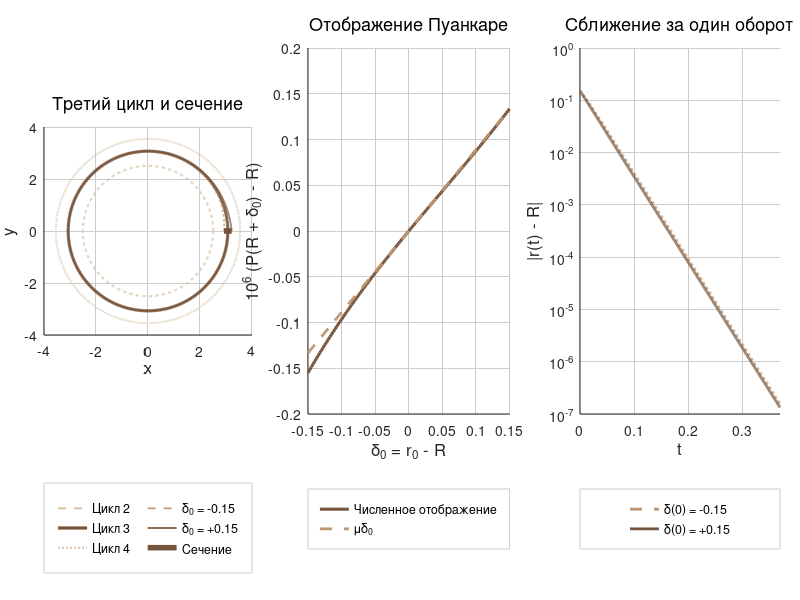

MATLAB code to generate this figure:
clear; clc; close all;

%% Постоянные
m = 2;
k = 17;

%% Палитра
brown       = [0.4627, 0.3294, 0.2314];
light_brown = [0.7451, 0.5843, 0.4353];
beige       = [0.8549, 0.7765, 0.6667];
gray        = [0.8000, 0.8000, 0.8000];
background  = [1.0000, 1.0000, 1.0000];

% –––––

%% Нужный цикл и уравнение для отклонения
n = m + 1;
R = sqrt(n * pi);
T = 2 * pi / k;

fprime_R = 2 * m * n * pi * (-1)^n;
mu_exact = exp(fprime_R * T);

% Здесь delta = r - R — отклонение радиуса от выбранного цикла.
rhs_delta = @(t, delta) m * (-1)^n * (R + delta) ...
    .* sin(2 * R * delta + delta.^2);

opts = odeset('RelTol', 1e-11, 'AbsTol', 1e-18, ...
    'MaxStep', T / 200);

fprintf('R = %.12f\n', R);
fprintf('T = %.12f\n', T);
fprintf('Точное значение mu = %.12e\n', mu_exact);

%% Численное отображение Пуанкаре
initial_delta = linspace(-0.15, 0.15, 121).';

% Компоненты этого вектора — независимые начальные отклонения.
[~, delta_all] = ode45(rhs_delta, [0 T], initial_delta, opts);
p_delta = delta_all(end, :).';

%% Производная отображения: уравнение в вариациях
[~, q] = ode45(@(t, q) fprime_R * q, [0 T], 1, opts);
mu_num = q(end);

fprintf('Численное значение mu = %.12e\n', mu_num);
assert(abs(mu_num / mu_exact - 1) < 1e-7);

% Проверяем производную центральной разностью.
for eps0 = [1e-2 1e-3 1e-4]
    [~, delta_pair] = ode45(rhs_delta, [0 T], [-eps0; eps0], opts);
    mu_difference = (delta_pair(end, 2) - delta_pair(end, 1)) ...
        / (2 * eps0);

    fprintf('Разность при eps = %g: %.12e\n', eps0, mu_difference);
end

% Повторяем расчёт с более строгими настройками точности.
opts_fine = odeset('RelTol', 1e-12, 'AbsTol', 1e-19, ...
    'MaxStep', T / 400);
[~, delta_fine] = ode45(rhs_delta, [0 T], initial_delta, opts_fine);
refinement_error = max(abs(delta_fine(end, :).' - p_delta));

fprintf('Изменение отображения при уточнении: %.3e\n', refinement_error);
assert(refinement_error < 1e-12);

%% Траектории для двух начальных условий
delta_start = [-0.15 0.15];
colors = [light_brown; brown];
styles = {'--', '-'};

t_two_periods = linspace(0, 2 * T, 3201).';
[~, delta_two_periods] = ode45(rhs_delta, t_two_periods, ...
    delta_start.', opts);

t_period = linspace(0, T, 1601).';
[~, delta_period] = ode45(rhs_delta, t_period, delta_start.', opts);

%% Рисунок: три графика
fig = figure(1);
set(fig, 'Color', background, 'Position', [80 100 1550 550], ...
    'Name', 'Предельные циклы и отображение Пуанкаре', ...
    'NumberTitle', 'off');

%% Первый график: циклы, близкие траектории и сечение
ax1 = subplot(1, 3, 1);
hold on;

phi = linspace(0, 2 * pi, 1001);

for j = 1:3
    nn = n + j - 2;
    radius = sqrt(nn * pi);

    if nn == n
        color = brown;
        style = '-';
        width = 2.3;
    elseif nn < n
        color = beige;
        style = '--';
        width = 1.5;
    else
        color = beige;
        style = ':';
        width = 1.5;
    end

    h_cycle(j) = plot(radius * cos(phi), radius * sin(phi), ...
        'Color', color, 'LineStyle', style, 'LineWidth', width);
end

for j = 1:2
    radius = R + delta_two_periods(:, j);

    h_trajectory(j) = plot(radius .* cos(k * t_two_periods), ...
        radius .* sin(k * t_two_periods), ...
        'Color', colors(j, :), 'LineStyle', styles{j}, 'LineWidth', 1.2);
end

h_section = plot([R - 0.15 R + 0.15], [0 0], ...
    'Color', brown, 'LineWidth', 4);

axis equal;
xlim([-4 4]);
ylim([-4 4]);
xlabel('x');
ylabel('y');
title('Третий цикл и сечение');
hold off;

leg1 = legend([h_cycle h_trajectory h_section], ...
    {sprintf('Цикл %d', n - 1), sprintf('Цикл %d', n), ...
     sprintf('Цикл %d', n + 1), '\delta_0 = -0.15', ...
     '\delta_0 = +0.15', 'Сечение'}, ...
    'Location', 'southoutside', 'NumColumns', 2);

% –––––

%% Второй график: отображение Пуанкаре
ax2 = subplot(1, 3, 2);

plot(initial_delta, 1e6 * p_delta, ...
    'Color', brown, 'LineWidth', 2.2);
hold on;

plot(initial_delta, 1e6 * mu_exact * initial_delta, '--', ...
    'Color', light_brown, 'LineWidth', 2);

xlim([-0.15 0.15]);
xticks([-0.15 -0.10 -0.05 0 0.05 0.10 0.15]);
xlabel('\delta_0 = r_0 - R');
ylabel('10^6 (P(R + \delta_0) - R)');
title('Отображение Пуанкаре');
hold off;

leg2 = legend('Численное отображение', '\mu\delta_0', ...
    'Location', 'southoutside');

% –––––

%% Третий график: сближение с циклом за один оборот
ax3 = subplot(1, 3, 3);

for j = 1:2
    semilogy(t_period, abs(delta_period(:, j)), ...
        'Color', colors(j, :), 'LineStyle', styles{j}, 'LineWidth', 2);
    hold on;
end

xlim([0 T]);
xlabel('t');
ylabel('|r(t) - R|');
title('Сближение за один оборот');
hold off;

leg3 = legend('\delta(0) = -0.15', '\delta(0) = +0.15', ...
    'Location', 'southoutside');

%% Общее оформление осей
axes_list = [ax1 ax2 ax3];

for j = 1:3
    ax = axes_list(j);

    set(ax, 'Color', background, 'Box', 'off', ...
        'XGrid', 'on', 'YGrid', 'on', ...
        'GridColor', gray, 'GridAlpha', 1, 'GridLineStyle', '-', ...
        'Layer', 'bottom', 'LineWidth', 0.7, ...
        'FontName', 'Helvetica', 'FontSize', 10, ...
        'TickLength', [0 0], 'XMinorTick', 'off', 'YMinorTick', 'off', ...
        'XMinorGrid', 'off', 'YMinorGrid', 'off');

    set(get(ax, 'XLabel'), 'FontSize', 12);
    set(get(ax, 'YLabel'), 'FontSize', 12);
    set(get(ax, 'Title'), 'FontSize', 13, 'FontWeight', 'normal');
end

%% Размещение графиков и легенд
set(ax1, 'Position', [0.055 0.31 0.260 0.61]);
set(ax2, 'Position', [0.385 0.31 0.252 0.61]);
set(ax3, 'Position', [0.725 0.31 0.250 0.61]);

legend_list = [leg1 leg2 leg3];

for j = 1:3
    set(legend_list(j), 'Color', background, 'EdgeColor', gray, ...
        'FontSize', 9, 'Interpreter', 'tex', 'Units', 'normalized');
end

set(leg1, 'Position', [0.055 0.045 0.260 0.15]);
set(leg2, 'Position', [0.385 0.085 0.252 0.10]);
set(leg3, 'Position', [0.725 0.085 0.250 0.10]);

drawnow;
fprintf('0 < mu < 1: третий цикл орбитально асимптотически устойчив.\n');

% –––––

%% Запуск файла с Octave (раскомментировать)
if exist('OCTAVE_VERSION', 'builtin')
    disp('Графики построены.');
    pause;
end
